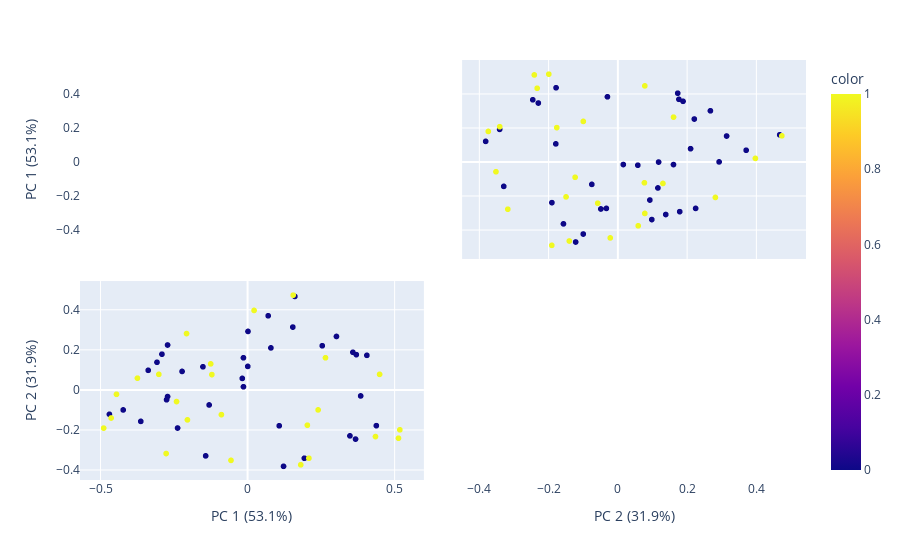

Notebook cell for this chart:
### Code cell
import plotly.express as px
from sklearn.decomposition import PCA

#Stander the features - but not the subjects. !!! <- in this plot

Y3 = np.array(Lavels3)
#Data
X3=np.array(X3)
pca = PCA()
components = pca.fit_transform(X3)
labels = {
    str(i): f"PC {i+1} ({var:.1f}%)"
    for i, var in enumerate(pca.explained_variance_ratio_ * 100)
}

fig = px.scatter_matrix(
    components,
    labels=labels,
    dimensions=range(2),
    color=Y3
)
fig.update_traces(diagonal_visible=False)
fig.show()

### Figure 1 — Plotly figure (JSON) as saved in the notebook; plotly's stock layout.template omitted (floating-point values rounded to 4 significant figures)
{"data": [{"diagonal": {"visible": false}, "dimensions": [{"axis": {"matches": true}, "label": "PC 1 (53.1%)", "values": [0.3681, -0.2717, 0.001244, -0.1514, -0.01337, -0.2377, -0.1303, -0.142, 0.4067, -0.01737, -0.01345, -0.3376, -0.08843, 0.07079, 0.1546, -0.4697, -0.4228, -0.2071, -0.2224, 0.3856, 0.4361, 0.1231, 0.3032, 0.439, 0.3591, 0.349, 0.08001, 0.1617, 0.3708, 0.2548, 0.1938, -0.4456, 0.1084, -0.2909, -0.4893, 0.002063, -0.3077, -0.2718, -0.2752, -0.3629, -0.1209, 0.1816, -0.05578, 0.2094, 0.02272, 0.2408, 0.2659, -0.2767, -0.3743, 0.1559, -0.2412, 0.5144, 0.519, -0.2041, 0.45, 0.2041, -0.1249, -0.4638, -0.3015]}, {"axis": {"matches": true}, "label": "PC 2 (31.9%)", "values": [-0.2451, 0.2256, 0.1186, 0.1166, 0.01658, -0.1898, -0.07445, -0.3291, 0.1739, 0.05853, 0.1617, 0.09898, -0.1227, 0.3718, 0.3152, -0.1212, -0.09924, 0.2829, 0.09339, -0.02929, -0.2325, -0.3814, 0.2684, -0.1779, 0.1892, -0.229, 0.211, 0.4687, 0.1773, 0.2219, -0.341, -0.02113, -0.1786, 0.1796, -0.1902, 0.2935, 0.1392, -0.03242, -0.04835, -0.1564, 0.07757, -0.3737, -0.3516, -0.3408, 0.3985, -0.09908, 0.1617, -0.3174, 0.05968, 0.4749, -0.05739, -0.2407, -0.1988, -0.149, 0.07875, -0.1758, 0.1312, -0.1396, 0.07877]}], "hovertemplate": "%{xaxis.title.text}=%{x}<br>%{yaxis.title.text}=%{y}<br>color=%{marker.color}<extra></extra>", "legendgroup": "", "marker": {"color": [0, 0, 0, 0, 0, 0, 0, 0, 0, 0, 0, 0, 1, 0, 0, 0, 0, 1, 0, 0, 1, 0, 0, 0, 0, 0, 0, 0, 0, 0, 0, 1, 0, 0, 1, 0, 0, 0, 0, 0, 1, 1, 1, 1, 1, 1, 1, 1, 1, 1, 1, 1, 1, 1, 1, 1, 1, 1, 1], "coloraxis": "coloraxis", "symbol": "circle"}, "name": "", "showlegend": false, "type": "splom"}], "layout": {"coloraxis": {"colorbar": {"title": {"text": "color"}}, "colorscale": [[0, "#0d0887"], [0.1111, "#46039f"], [0.2222, "#7201a8"], [0.3333, "#9c179e"], [0.4444, "#bd3786"], [0.5556, "#d8576b"], [0.6667, "#ed7953"], [0.7778, "#fb9f3a"], [0.8889, "#fdca26"], [1, "#f0f921"]]}, "dragmode": "select", "legend": {"tracegroupgap": 0}, "margin": {"t": 60}}}
